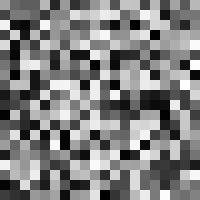
Frame 1 (no input)
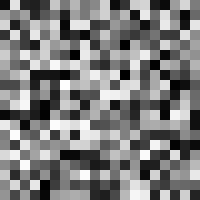
Frame 60 (the mouse pressed at the canvas centre just before this capture)
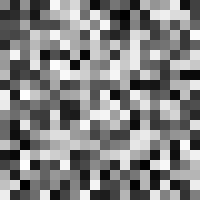
Frame 120 (the mouse held since frame 60 and released just before this capture)

The Processing sketch that drew these frames (run headless with seeded random() and noise(); from frame 60 on, the mouse is pressed at the canvas centre):

// Processing sketch: processing_137530
// ── processing_137530.pde

void setup(){
  size(200,200);
  background(255);
  stroke(0);
}
 
void draw(){
  int x=-10;
  while (x < width) {
    x=x+10;
  for (int y=0; y < height; y=y+10) {
    noStroke();
    fill(random(255));
    rect(x,y,10,10);
  }
}
}
